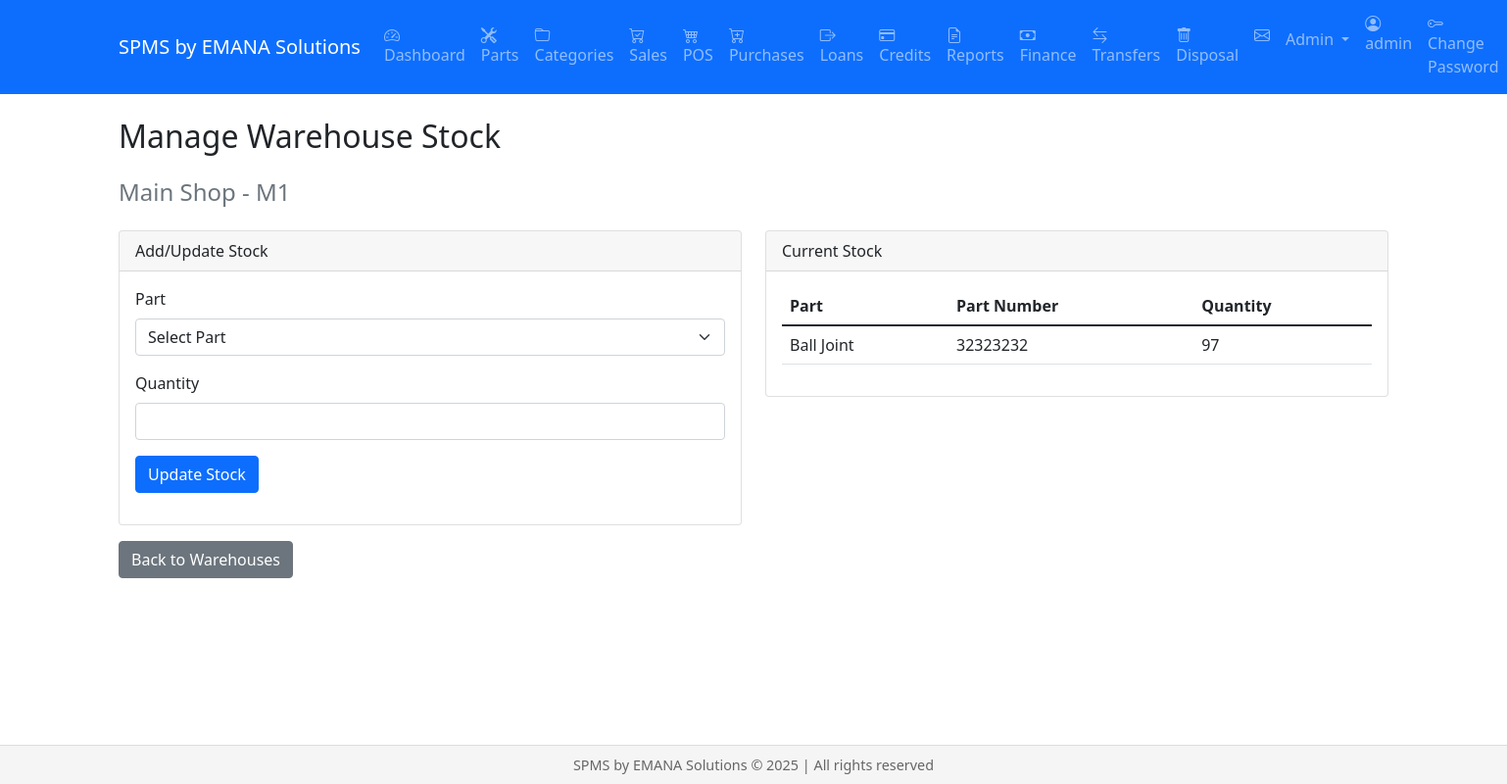
Before: /admin/warehouses/1/stock (signed in) with the older database file.
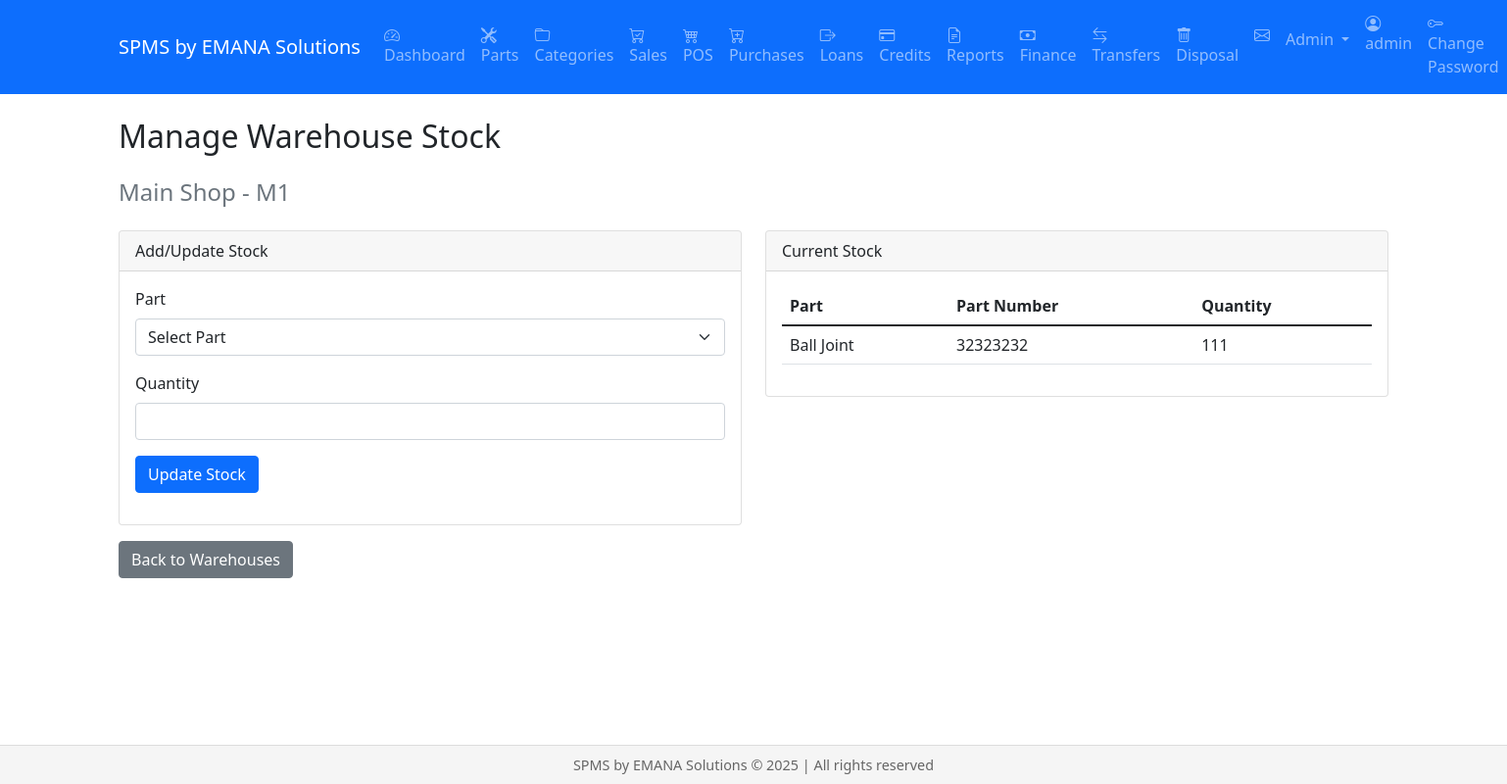
After: the same page with the newer database file.
### models.py (models this page shows)
class WarehouseStock(db.Model):
    id = db.Column(db.Integer, primary_key=True)
    warehouse_id = db.Column(db.Integer, db.ForeignKey('warehouse.id'))
    part_id = db.Column(db.Integer, db.ForeignKey('parts.id'))  # Note: using 'parts' table name
    quantity = db.Column(db.Integer, default=0)
    warehouse = db.relationship('Warehouse',
                              backref=db.backref('stock_items', lazy=True),
                              foreign_keys=[warehouse_id],
                              primaryjoin='WarehouseStock.warehouse_id == Warehouse.id')
    part = db.relationship('Part',
                          backref=db.backref('warehouse_stocks', lazy=True),
                          foreign_keys=[part_id],
                          primaryjoin='WarehouseStock.part_id == Part.id')

### views/admin.py (the view, shortened to what this page needs)
@admin.route('/admin/warehouses/<int:warehouse_id>/stock', methods=['GET', 'POST'])
@login_required
@admin_required
def manage_warehouse_stock(warehouse_id):
    warehouse = Warehouse.query.get_or_404(warehouse_id)
    warehouse_stock = WarehouseStock.query\
        .join(Part)\
        .filter(WarehouseStock.warehouse_id == warehouse_id)\
        .all()
    parts = Part.query.all()
    return render_template('admin/warehouse_stock.html',
                         warehouse=warehouse,
                         warehouse_stock=warehouse_stock,
                         parts=parts)

### models.py (called while the page is built)
    @property
    def is_authenticated(self):
        return True

### views/admin.py (called while the page is built)
def admin_required(f):
    @wraps(f)
    def decorated_function(*args, **kwargs):
        if not current_user.is_authenticated or current_user.role != 'admin':
            flash('You need to be an admin to access this page.', 'error')
            return redirect(url_for('dashboard.index'))
        return f(*args, **kwargs)
    return decorated_function

### templates/admin/warehouse_stock.html (shortened to what this page needs)
{% extends "base.html" %}
{% block content %}
<div class="container">
    <h2 class="mb-4">Manage Warehouse Stock</h2>
    <h4 class="text-muted">{{ warehouse.name }} - {{ warehouse.location }}</h4>
    <div class="row mt-4">
        <div class="col-md-6">
            <div class="card">
                <div class="card-header">
                    Add/Update Stock
                </div>
                <div class="card-body">
                    <form method="POST">
                        <div class="mb-3">
                            <label for="part_id" class="form-label">Part</label>
                            <select class="form-select" id="part_id" name="part_id" required>
                                <option value="">Select Part</option>
                            </select>
                        </div>
                        <div class="mb-3">
                            <label for="quantity" class="form-label">Quantity</label>
                            <input type="number" class="form-control" id="quantity"
                                   name="quantity" min="0" required>
                        </div>
                        <button type="submit" class="btn btn-primary">Update Stock</button>
                    </form>
                </div>
            </div>
        </div>
        <div class="col-md-6">
            <div class="card">
                <div class="card-header">
                    Current Stock
                </div>
                <div class="card-body">
                    <div class="table-responsive">
                        <table class="table">
                            <thead>
                                <tr>
                                    <th>Part</th>
                                    <th>Part Number</th>
                                    <th>Quantity</th>
                                </tr>
                            </thead>
                            <tbody>
                                {% for stock in warehouse_stock %}
                                <tr>
                                    {% set part = parts|selectattr('id', 'equalto', stock.part_id)|first %}
                                    <td>{{ part.name if part else 'Unknown Part' }}</td>
                                    <td>{{ part.part_number if part else 'N/A' }}</td>
                                    <td>{{ stock.quantity }}</td>
                                </tr>
                                {% endfor %}
                            </tbody>
                        </table>
                    </div>
                </div>
            </div>
        </div>
    </div>
    <div class="mt-3">
        <a href="{{ url_for('admin.warehouses') }}" class="btn btn-secondary">
            Back to Warehouses
        </a>
    </div>
</div>
{% endblock %}

Changed rows visible on the page:
changed WarehouseStock: quantity "97" → "111"
